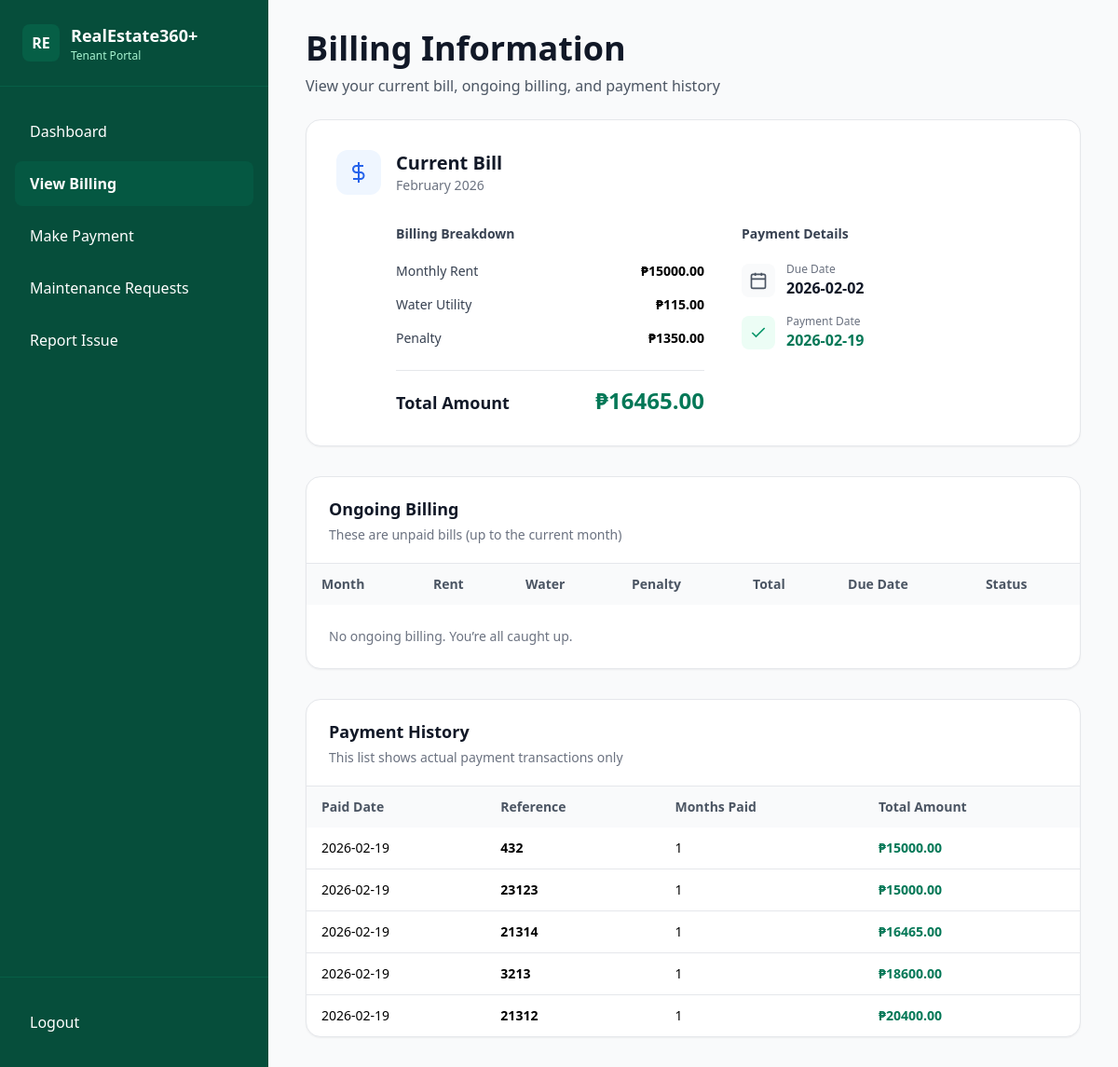
The page /tenant/billing/ (signed in) on the database its author committed.
### billing/models.py (models this page shows, shortened)
class MonthlyBill(models.Model):
    STATUS_CHOICES = [
        ("UNPAID", "Unpaid"),
        ("PAID", "Paid"),
    ]
    lease = models.ForeignKey("rentals.Lease", on_delete=models.CASCADE, related_name="monthly_bills")
    billing_month = models.DateField()  # recommended: month-start date (e.g., 2026-02-01)
    due_date = models.DateField(null=True, blank=True)
    base_rent = models.DecimalField(max_digits=12, decimal_places=2, default=0)
    water_amount = models.DecimalField(max_digits=12, decimal_places=2, default=0)
    interest = models.DecimalField(max_digits=12, decimal_places=2, default=0)
    total_due = models.DecimalField(max_digits=12, decimal_places=2, default=0)
    status = models.CharField(max_length=10, choices=STATUS_CHOICES, default="UNPAID")
    paid_at = models.DateTimeField(null=True, blank=True)
    payment_reference = models.CharField(max_length=80, blank=True, default="")
    class Meta:
        unique_together = ("lease", "billing_month")
        ordering = ("-billing_month",)

class PaymentTransaction(models.Model):
    lease = models.ForeignKey("rentals.Lease", on_delete=models.CASCADE, related_name="transactions")
    reference = models.CharField(max_length=80)
    months_paid = models.PositiveIntegerField(default=1)
    total_amount = models.DecimalField(max_digits=12, decimal_places=2, default=0)
    paid_at = models.DateTimeField(default=timezone.now)
    class Meta:
        ordering = ("-paid_at",)

### rentals/views.py (the view, shortened to what this page needs)
# urls.py: path("billing/", views.tenant_billing, name="tenant_billing"),
@login_required
def tenant_billing(request):
    user = request.user
    lease = Lease.objects.filter(tenant=user, is_active=True).select_related("unit").first()
    if not lease:
        return redirect("tenant_dashboard")
    ensure_bills_since_move_in(lease)
    this_month = month_start(date.today())
    current_bill = MonthlyBill.objects.filter(lease=lease, billing_month=this_month).first()
    if current_bill:
        current_bill = get_or_update_monthly_bill(lease, this_month)
    ongoing_bills = (
        MonthlyBill.objects
        .filter(lease=lease, status="UNPAID", billing_month__lte=this_month)
        .order_by("billing_month")
    )
    ongoing_rows = []
    transactions = PaymentTransaction.objects.filter(lease=lease).order_by("-paid_at")
    return render(
        request,
        "billing/tenant_billing.html",
        {
            "lease": lease,
            "current_bill": current_bill,
            "ongoing_rows": ongoing_rows,
            "transactions": transactions,
        },
    )

### billing/services.py (called while the page is built)
def month_start(d: date) -> date:
    return date(d.year, d.month, 1)

def months_between(start: date, end: date):
    y, m = start.year, start.month
    while (y, m) <= (end.year, end.month):
        yield date(y, m, 1)
        m += 1
        if m == 13:
            m = 1
            y += 1

def due_date_for_month(year: int, month: int, due_day: int) -> date:
    last_day = calendar.monthrange(year, month)[1]
    day = min(due_day, last_day)
    return date(year, month, day)

def compute_weekly_interest(base_rent: Decimal, due_date: date, today: date) -> tuple[Decimal, bool, int]:
    if today <= due_date:
        return Decimal("0.00"), False, 0
    days_late = (today - due_date).days
    weeks_late = (days_late // 7) + 1
    interest = (base_rent * WEEKLY_LATE_INTEREST_RATE * weeks_late).quantize(Decimal("0.01"))
    return interest, True, weeks_late

def get_water_amount_for_month(unit, billing_month: date) -> Decimal:
    wb = WaterBill.objects.filter(
        unit=unit,
        period_start__year=billing_month.year,
        period_start__month=billing_month.month,
        status="POSTED",
    ).first()
    return wb.total_amount if wb else Decimal("0.00")

def ensure_bills_since_move_in(lease, today: date | None = None):
    if lease is None:
        return
    if today is None:
        today = date.today()
    start = month_start(lease.start_date)
    end = month_start(today)
    for m in months_between(start, end):
        get_or_update_monthly_bill(lease, m, today=today)

### water/models.py (called while the page is built)
    @property
    def consumption(self):
        val = (self.curr_reading or 0) - (self.prev_reading or 0)
        return val if val > 0 else Decimal("0.00")

    @property
    def consumption_amount(self):
        return (self.consumption * (self.rate_per_cu_m or 0)).quantize(Decimal("0.01"))

    @property
    def charges_total(self):
        total = Decimal("0.00")
        for c in self.charges.all():
            total += (c.amount or 0)
        return total.quantize(Decimal("0.01"))

    @property
    def total_amount(self):
        return (self.consumption_amount + self.charges_total).quantize(Decimal("0.01"))

### templates/billing/tenant_billing.html (shortened to what this page needs)
{% extends "base.html" %}
{% block content %}
<div class="min-h-screen flex bg-gray-50">
  <aside class="w-72 bg-emerald-900 text-white flex flex-col">
    <div class="px-6 py-6 border-b border-emerald-800">
      <div class="flex items-center gap-3">
        <div class="w-10 h-10 rounded-lg bg-emerald-800 flex items-center justify-center font-bold">RE</div>
        <div>
          <div class="text-lg font-bold">RealEstate360+</div>
          <div class="text-xs text-emerald-200">Tenant Portal</div>
        </div>
      </div>
    </div>
    <nav class="px-4 py-6 space-y-2 flex-1">
      <a href="{% url 'tenant_dashboard' %}" class="block px-4 py-3 rounded-lg hover:bg-emerald-800/40 transition">
        Dashboard
      </a>
      <a href="{% url 'tenant_billing' %}" class="block px-4 py-3 rounded-lg bg-emerald-800/60 hover:bg-emerald-800 transition font-semibold">
        View Billing
      </a>
      <a href="{% url 'tenant_pay_advance' %}" class="block px-4 py-3 rounded-lg hover:bg-emerald-800/40 transition">
        Make Payment
      </a>
      <a href="{% url 'maintenance_list' %}" class="block px-4 py-3 rounded-lg hover:bg-emerald-800/40 transition">
        Maintenance Requests
      </a>
      <a href="{% url 'report_issue' %}" class="block px-4 py-3 rounded-lg hover:bg-emerald-800/40 transition">
        Report Issue
      </a>
    </nav>
    <div class="px-4 py-6 border-t border-emerald-800">
      <form method="post" action="{% url 'logout' %}">
        <button type="submit" class="w-full text-left px-4 py-3 rounded-lg hover:bg-emerald-800/40 transition">
          Logout
        </button>
      </form>
    </div>
  </aside>
  <main class="flex-1 px-10 py-8">
    <h1 class="text-4xl font-extrabold text-gray-900">Billing Information</h1>
    <p class="text-gray-600 mt-2">View your current bill, ongoing billing, and payment history</p>
    <div class="mt-6 bg-white rounded-2xl shadow-sm border p-8">
      <div class="flex items-start gap-4">
        <div class="w-12 h-12 rounded-xl bg-blue-50 flex items-center justify-center">
          <svg xmlns="http://www.w3.org/2000/svg" class="w-6 h-6 text-blue-600" viewBox="0 0 24 24" fill="none" stroke="currentColor" stroke-width="2">
            <path d="M12 1v22"></path><path d="M17 5H9.5a3.5 3.5 0 0 0 0 7H14a3.5 3.5 0 0 1 0 7H6"></path>
          </svg>
        </div>
        <div class="flex-1">
          <div class="flex items-start justify-between">
            <div>
              <h2 class="text-xl font-bold text-gray-900">Current Bill</h2>
              <p class="text-gray-500 text-sm">
                {% if current_bill %}{{ current_bill.billing_month|date:"F Y" }}{% else %}-{% endif %}
              </p>
            </div>
          </div>
          <div class="mt-8 grid grid-cols-1 md:grid-cols-2 gap-10">
            <div>
              <p class="text-sm font-semibold text-gray-700 mb-3">Billing Breakdown</p>
              <div class="flex justify-between py-2 text-sm">
                <span class="text-gray-700">Monthly Rent</span>
                <span class="font-semibold">
                  ₱{% if current_bill %}{{ current_bill.base_rent }}{% else %}{{ lease.monthly_rent }}{% endif %}
                </span>
              </div>
              <div class="flex justify-between py-2 text-sm">
                <span class="text-gray-700">Water Utility</span>
                <span class="font-semibold">
                  ₱{% if current_bill %}{{ current_bill.water_amount|default:"0.00" }}{% else %}0.00{% endif %}
                </span>
              </div>
              <div class="flex justify-between py-2 text-sm">
                <span class="text-gray-700">Penalty</span>
                <span class="font-semibold">
                  {% if current_bill and current_bill.interest and current_bill.interest != 0 %}
                    ₱{{ current_bill.interest }}
                  {% else %}
                    -
                  {% endif %}
                </span>
              </div>
              <div class="border-t mt-4 pt-4 flex justify-between items-end">
                <span class="text-lg font-bold text-gray-900">Total Amount</span>
                <span class="text-2xl font-extrabold text-emerald-700">
                  ₱{% if current_bill %}{{ current_bill.total_due|default:"0.00" }}{% else %}0.00{% endif %}
                </span>
              </div>
            </div>
            <div>
              <p class="text-sm font-semibold text-gray-700 mb-3">Payment Details</p>
              <div class="flex items-center gap-3 py-2">
                <div class="w-9 h-9 rounded-lg bg-gray-50 flex items-center justify-center">
                  <svg xmlns="http://www.w3.org/2000/svg" class="w-5 h-5 text-gray-600" viewBox="0 0 24 24" fill="none" stroke="currentColor" stroke-width="2">
                    <rect x="3" y="4" width="18" height="18" rx="2"></rect>
                    <path d="M16 2v4M8 2v4M3 10h18"></path>
                  </svg>
                </div>
                <div>
                  <div class="text-xs text-gray-500">Due Date</div>
                  <div class="font-semibold text-gray-900">
                    {% if current_bill and current_bill.due_date %}{{ current_bill.due_date|date:"Y-m-d" }}{% else %}-{% endif %}
                  </div>
                </div>
              </div>
              <div class="flex items-center gap-3 py-2">
                <div class="w-9 h-9 rounded-lg bg-emerald-50 flex items-center justify-center">
                  <svg xmlns="http://www.w3.org/2000/svg" class="w-5 h-5 text-emerald-600" viewBox="0 0 24 24" fill="none" stroke="currentColor" stroke-width="2">
                    <path d="M20 6 9 17l-5-5"></path>
                  </svg>
                </div>
                <div>
                  <div class="text-xs text-gray-500">Payment Date</div>
                  <div class="font-semibold text-emerald-700">
                    {% if current_bill and current_bill.paid_at %}{{ current_bill.paid_at|date:"Y-m-d" }}{% else %}-{% endif %}
                  </div>
                </div>
              </div>
            </div>
          </div>
        </div>
      </div>
    </div>
    <div class="mt-8 bg-white rounded-2xl shadow-sm border overflow-hidden">
      <div class="px-6 py-5 border-b">
        <h2 class="text-lg font-bold text-gray-900">Ongoing Billing</h2>
        <p class="text-sm text-gray-500 mt-1">These are unpaid bills (up to the current month)</p>
      </div>
      <div class="overflow-x-auto">
        <table class="min-w-full">
          <thead class="bg-gray-50">
            <tr>
              <th class="px-4 py-3 text-left text-sm font-semibold text-gray-600">Month</th>
              <th class="px-4 py-3 text-left text-sm font-semibold text-gray-600">Rent</th>
              <th class="px-4 py-3 text-left text-sm font-semibold text-gray-600">Water</th>
              <th class="px-4 py-3 text-left text-sm font-semibold text-gray-600">Penalty</th>
              <th class="px-4 py-3 text-left text-sm font-semibold text-gray-600">Total</th>
              <th class="px-4 py-3 text-left text-sm font-semibold text-gray-600">Due Date</th>
              <th class="px-4 py-3 text-left text-sm font-semibold text-gray-600">Status</th>
            </tr>
          </thead>
          <tbody class="divide-y">
            {% for r in ongoing_rows %}
              <tr class="hover:bg-gray-50">
                <td class="px-4 py-3 text-sm">{{ r.month_label }}</td>
                <td class="px-4 py-3 text-sm">₱{{ r.rent }}</td>
                <td class="px-4 py-3 text-sm">₱{{ r.water }}</td>
                <td class="px-4 py-3 text-sm">
                  {% if r.penalty and r.penalty != 0 %}₱{{ r.penalty }}{% else %}-{% endif %}
                </td>
                <td class="px-4 py-3 text-sm font-semibold">₱{{ r.total }}</td>
                <td class="px-4 py-3 text-sm">
                  {% if r.due_date %}{{ r.due_date|date:"Y-m-d" }}{% else %}-{% endif %}
                </td>
                <td class="px-4 py-3 text-sm">
                  {% if r.badge == "OVERDUE" %}
                    <span class="px-2 py-1 rounded-full text-xs font-semibold bg-red-100 text-red-800">OVERDUE</span>
                  {% elif r.badge == "DUE_TODAY" %}
                    <span class="px-2 py-1 rounded-full text-xs font-semibold bg-orange-100 text-orange-800">DUE TODAY</span>
                  {% elif r.badge == "NEAR_DUE" %}
                    <span class="px-2 py-1 rounded-full text-xs font-semibold bg-yellow-100 text-yellow-800">NEAR DUE</span>
                  {% else %}
                    <span class="px-2 py-1 rounded-full text-xs font-semibold bg-gray-100 text-gray-800">UPCOMING</span>
                  {% endif %}
                </td>
              </tr>
            {% empty %}
              <tr>
                <td colspan="7" class="px-6 py-6 text-sm text-gray-500">
                  No ongoing billing. You’re all caught up.
                </td>
              </tr>
            {% endfor %}
          </tbody>
        </table>
      </div>
    </div>
    <div class="mt-8 bg-white rounded-2xl shadow-sm border overflow-hidden">
      <div class="px-6 py-5 border-b">
        <h2 class="text-lg font-bold text-gray-900">Payment History</h2>
        <p class="text-sm text-gray-500 mt-1">This list shows actual payment transactions only</p>
      </div>
      <div class="overflow-x-auto">
        <table class="min-w-full">
          <thead class="bg-gray-50">
            <tr>
              <th class="px-4 py-3 text-left text-sm font-semibold text-gray-600">Paid Date</th>
              <th class="px-4 py-3 text-left text-sm font-semibold text-gray-600">Reference</th>
              <th class="px-4 py-3 text-left text-sm font-semibold text-gray-600">Months Paid</th>
              <th class="px-4 py-3 text-left text-sm font-semibold text-gray-600">Total Amount</th>
            </tr>
          </thead>
          <tbody class="divide-y">
            {% for t in transactions %}
              <tr class="hover:bg-gray-50">
                <td class="px-4 py-3 text-sm">
                  {% if t.paid_at %}{{ t.paid_at|date:"Y-m-d" }}{% else %}-{% endif %}
                </td>
                <td class="px-4 py-3 text-sm font-semibold">{{ t.reference }}</td>
                <td class="px-4 py-3 text-sm">{{ t.months_paid }}</td>
                <td class="px-4 py-3 text-sm font-semibold text-emerald-700">₱{{ t.total_amount }}</td>
              </tr>
            {% empty %}
              <tr>
                <td colspan="4" class="px-6 py-6 text-sm text-gray-500">
                  No payments yet.
                </td>
              </tr>
            {% endfor %}
          </tbody>
        </table>
      </div>
    </div>
  </main>
</div>
{% endblock %}

### rows shown on the page
MonthlyBill: billing_month "February 2026", base_rent "15000.00", water_amount "115.00", interest "1350.00", total_due "16465.00", due_date "2026-02-02", paid_at "2026-02-19"
PaymentTransaction: paid_at "2026-02-19", reference "432", months_paid "1", total_amount "15000.00"
PaymentTransaction: paid_at "2026-02-19", reference "23123", months_paid "1", total_amount "15000.00"
PaymentTransaction: paid_at "2026-02-19", reference "21314", months_paid "1", total_amount "16465.00"
PaymentTransaction: paid_at "2026-02-19", reference "3213", months_paid "1", total_amount "18600.00"
PaymentTransaction: paid_at "2026-02-19", reference "21312", months_paid "1", total_amount "20400.00"
